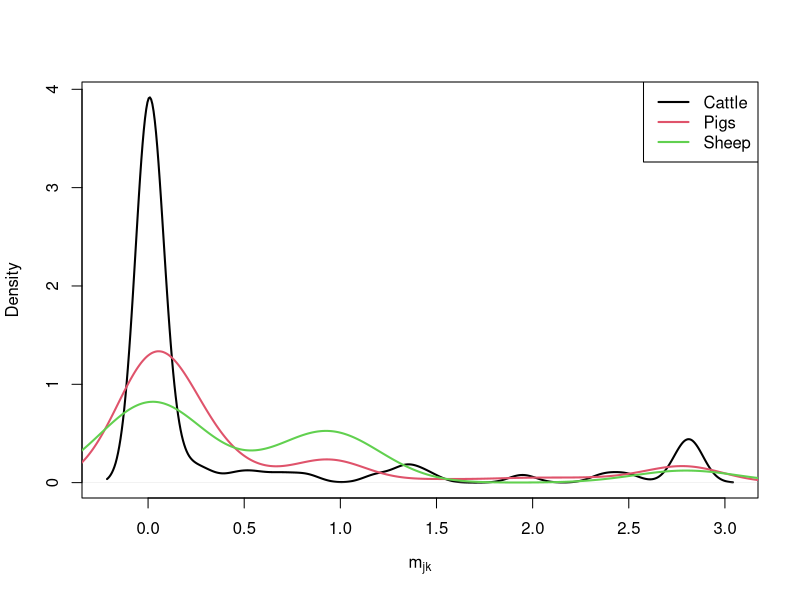

Here is the R script that generated this plot:
trade <- data.frame(read.table("TRADE_72.txt",TRUE))
##
M_c<-matrix(trade$cattle,ncol=9);M_c
M_c<-abs(scale(M_c+1,center=F));diag(M_c)<-0
u<-upper.tri(M_c,diag=F)
l<-lower.tri(M_c, diag = FALSE)
pw_c<-c(M_c[l],M_c[u])
##
M_p<-matrix(trade$pig,ncol=9);M_p
M_p<-abs(scale(M_p+1,center=F))
pw_p<-c(M_p[l],M_p[u])
##
M_s<-matrix(trade$sheep,ncol=9);M_s
M_s<-abs(scale(M_s+1,center=F))
pw_s<-c(M_s[l],M_s[u])
##
plot(density(pw_c),lwd=2,xlab=expression(m[jk]),main="")
lines(density(pw_p),lwd=2,col=2)
lines(density(pw_s),lwd=2,col=3)
legend(x="topright",legend=c("Cattle","Pigs","Sheep"),col=1:3,lwd=rep(2,3))
##

#write.table(data.frame(matrix(signif(pw_c,3),ncol=56)),file="cattle_dens_56.txt",sep=" ",col.names=FALSE,row.names=FALSE)
#write.table(data.frame(matrix(signif(pw_p,3),ncol=56)),file="pig_dens_56.txt",sep=" ",col.names=FALSE,row.names=FALSE)
#write.table(data.frame(matrix(signif(pw_s,3),ncol=56)),file="sheep_dens_56.txt",sep=" ",col.names=FALSE,row.names=FALSE)